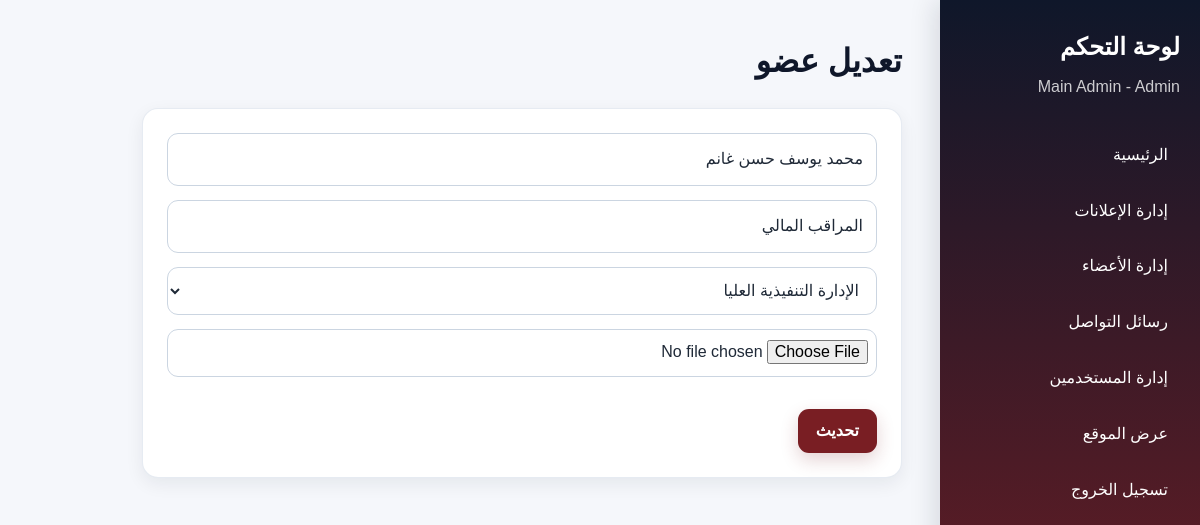
/admin/team-edit.php?id=8 (signed in), run on the app's committed database.
### tables this page shows
CREATE TABLE `team_members` (
  `id` int(11) NOT NULL,
  `name` varchar(120) NOT NULL,
  `position` varchar(120) NOT NULL,
  `image` varchar(255) DEFAULT NULL,
  `created_at` timestamp NOT NULL DEFAULT current_timestamp(),
  `member_type` enum('board','executive') NOT NULL DEFAULT 'board'
);

### includes/functions.php (called while the page is built, shortened)
<?php
function e($value) {
    return htmlspecialchars($value ?? '', ENT_QUOTES, 'UTF-8');
}

### admin/team-edit.php (the view, shortened to what this page needs)
<?php require_once 'auth.php';
$id = (int) ($_GET['id'] ?? 0);
$stmt = $pdo->prepare('SELECT * FROM team_members WHERE id=?');
$stmt->execute([$id]);
$item = $stmt->fetch();
require_once 'header.php'; ?>
<div class="admin-layout"><?php require_once 'sidebar.php'; ?>
    <main class="admin-content">
        <h1>تعديل عضو</h1>
        <form method="POST" enctype="multipart/form-data" class="card">
            <input class="form-control" name="name"
                value="<?= e($item['name']) ?>" required>
            <input class="form-control" name="position"
                value="<?= e($item['position']) ?>" required>
                <select
    class="form-control"
    name="member_type"
    required>
    <option
        value="executive"
        <?= $item['member_type'] === 'executive' ? 'selected' : '' ?>>
        الإدارة التنفيذية العليا
    </option>
</select>
            <input class="form-control" type="file"
                name="image">
            <button class="btn">تحديث</button>
        </form>
    </main>
</div>
</body>
</html>

### assets/css/style.css (style rules this page uses)
:root { --primary: #791e23; --primary-dark: #5d151a; --navy: #0f172a; --navy-soft: #1e293b; --surface: #ffffff; --background: #f5f7fb; --text: #1f2937; --muted: #64748b; --border: #e2e8f0; --success-bg: #dcfce7; --success-text: #166534; --error-bg: #fee2e2; --error-text: #991b1b; --shadow-sm: 0 6px 18px rgba(15, 23, 42, 0.07); --shadow-md: 0 14px 36px rgba(15, 23, 42, 0.12); --radius-sm: 10px; --radius-md: 16px; --radius-lg: 22px; --container: 1180px; }
* { box-sizing: border-box; margin: 0; padding: 0; }
html { scroll-behavior: smooth; scroll-padding-top: 92px; }
body { min-width: 320px; overflow-x: hidden; font-family: Tahoma, Arial, sans-serif; background: var(--background); color: var(--text); line-height: 1.8; text-rendering: optimizeLegibility; -webkit-font-smoothing: antialiased; }
button, input, textarea, select { font: inherit; }
.card { min-width: 0; margin: 0; padding: clamp(18px, 3vw, 24px); overflow: hidden; border: 1px solid rgba(226, 232, 240, 0.85); border-radius: var(--radius-md); background: var(--surface); box-shadow: var(--shadow-sm); transition: transform 0.25s ease, box-shadow 0.25s ease; }
.btn { display: inline-flex; align-items: center; justify-content: center; gap: 7px; min-height: 44px; margin-top: 18px; padding: 10px 18px; border: 0; border-radius: 11px; background: var(--primary); color: #fff; font-weight: 700; line-height: 1.4; text-align: center; text-decoration: none; cursor: pointer; box-shadow: 0 7px 18px rgba(121, 30, 35, 0.2); }
.form-control { display: block; width: 100%; min-height: 48px; margin-bottom: 14px; padding: 11px 13px; border: 1px solid #cbd5e1; border-radius: 11px; background: #fff; color: var(--text); outline: none; transition: border-color 0.2s ease, box-shadow 0.2s ease; }
input[type="file"].form-control { padding: 8px; }
.admin-layout { display: grid; grid-template-columns: 260px minmax(0, 1fr); min-height: 100vh; background: var(--background); }
.admin-content { min-width: 0; padding: clamp(20px, 4vw, 38px); }
.admin-content > h1 { color: var(--navy); font-size: clamp(1.55rem, 3vw, 2rem); line-height: 1.45; }
.admin-content form.card { width: min(760px, 100%); margin-top: 24px; }

### data on the page
team_members: name "محمد يوسف حسن غانم", position "المراقب المالي", member_type "الإدارة التنفيذية العليا"

### other printed values
$_SESSION['name'] "Main Admin"
$_SESSION['role'] "Admin"
